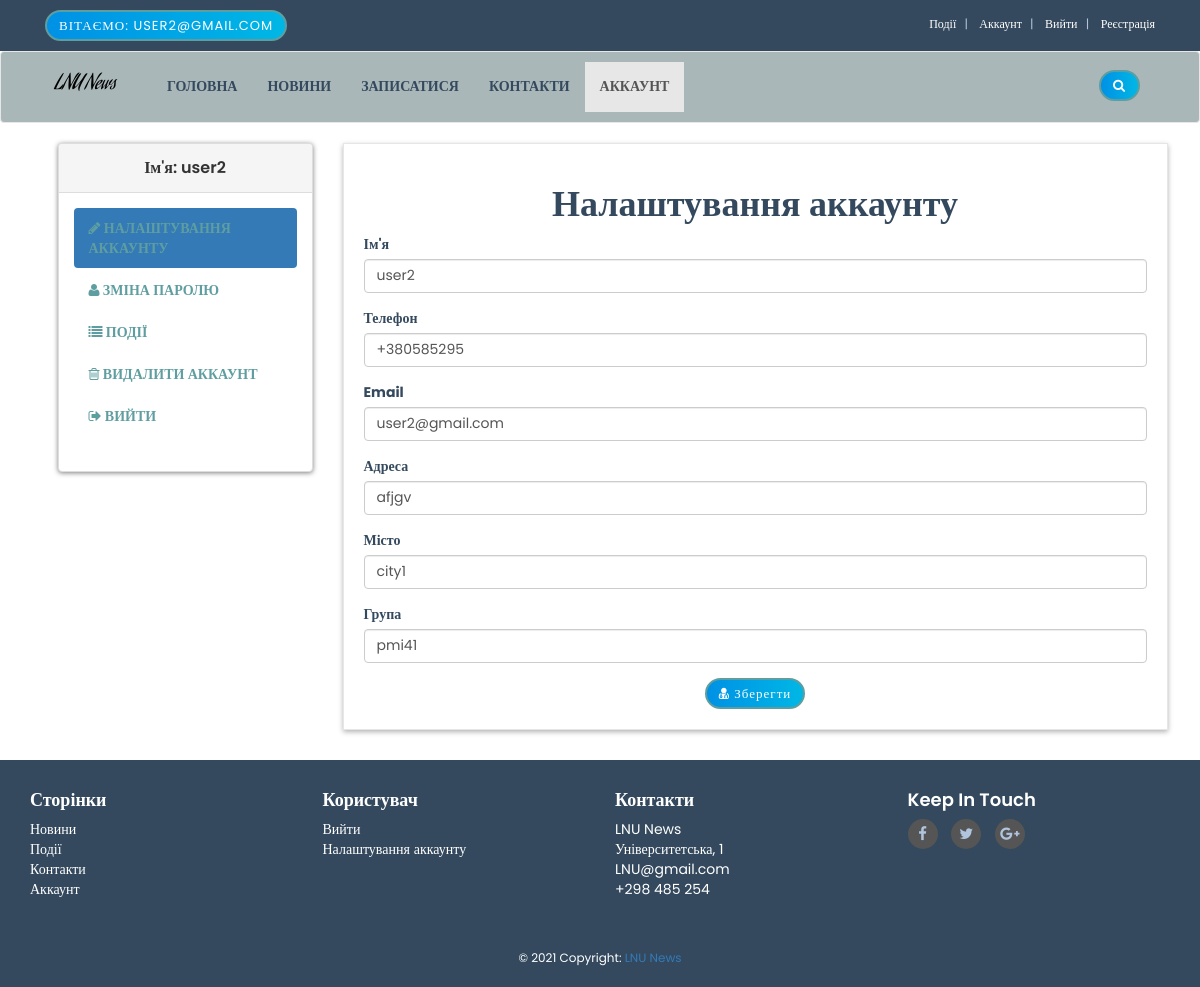
Screenshot of /customer/account.php?edit_acc (signed in) with the database file from the repository.
### tables this page shows
CREATE TABLE `customers` (
  `customer_id` int(10) NOT NULL,
  `customer_name` varchar(255) NOT NULL,
  `customer_phone` varchar(255) NOT NULL,
  `customer_email` varchar(255) NOT NULL,
  `customer_address` text NOT NULL,
  `customer_city` text NOT NULL,
  `customer_group` text NOT NULL,
  `customer_pass` varchar(255) NOT NULL,
  `customer_ip` varchar(100) NOT NULL
);

### customer/edit_acc.php (the view, shortened to what this page needs)
<?php
$customer_session = $_SESSION['customer_email'];
$get_customer = "select * from customers where customer_email='$customer_session'";
$run_customer = mysqli_query($con,$get_customer);
$row_customer = mysqli_fetch_array($run_customer);
$customer_name = $row_customer['customer_name'];
$customer_phone = $row_customer['customer_phone'];
$customer_email = $row_customer['customer_email'];
$customer_address = $row_customer['customer_address'];
$customer_city = $row_customer['customer_city'];
$customer_group = $row_customer['customer_group'];
?>
<h1 align="center">Налаштування аккаунту</h1>
<form action="" method="post" enctype="multipart/form-data">
    <div class="form-group">
       <label>Ім'я</label>
       <input type="text" class="form-control" name="c_name" value="<?php echo $customer_name; ?>" required>
    </div>
    <div class="form-group">
       <label>Телефон</label>
       <input type="text" class="form-control" name="c_phone" value="<?php echo $customer_phone; ?>" required>
    </div>
    <div class="form-group">
       <label>Email</label>
       <input type="text" class="form-control" name="c_email" value="<?php echo $customer_email; ?>" required>
    </div>
    <div class="form-group">
       <label>Адреса</label>
       <input type="text" class="form-control" name="c_address" value="<?php echo $customer_address; ?>" required>
    </div>
    <div class="form-group">
       <label>Місто</label>
       <input type="text" class="form-control" name="c_city" value="<?php echo $customer_city; ?>" required>
    </div>
    <div class="form-group">
       <label>Група</label>
       <input type="text" class="form-control" name="c_group" value="<?php echo $customer_group; ?>" required>
    </div>
    <div class="text-center">
       <button type="submit" name="update" class="btn btn-primary">
       <i class="fa fa-user-md"></i> Зберегти
       </button>
   </div>
</form>

### customer/sidebar1.php
<div class="panel panel-default sidebar-menu">
    <div class="panel-heading">
        <?php
        $customer_session = $_SESSION['customer_email'];
        $get_customer = "select * from customers where customer_email='$customer_session'";
        $run_customer = mysqli_query($con,$get_customer);
        $row_customer = mysqli_fetch_array($run_customer);
        $customer_name = $row_customer['customer_name'];
        if(!isset($_SESSION['customer_email'])){
        }else{
            echo "
                <h3 class='panel-title' align='center'>
                    Ім'я: $customer_name
                </h3>
            ";
        }
        ?>
    </div>
    <div class="panel-body">
        <ul class="nav-pills nav-stacked nav category-menu">
            <li class="<?php if(isset($_GET['edit_acc'])){ echo "active"; } ?>">
                <a href="account.php?edit_acc">
                    <i class="fa fa-pencil"></i> Налаштування аккаунту
                </a>
            </li>
            <li class="<?php if(isset($_GET['change_pass'])){ echo "active"; } ?>">
                <a href="account.php?change_pass">
                    <i class="fa fa-user"></i> Зміна паролю
                </a>
            </li>
            <li class="<?php if(isset($_GET['orders'])){ echo "active"; } ?>">
                <a href="account.php?orders">
                    <i class="fa fa-list"></i> Події
                </a>
            </li>
            <li class="<?php if(isset($_GET['delete_account'])){ echo "active"; } ?>">
                <a href="account.php?delete_account">
                    <i class="fa fa-trash-o"></i> Видалити аккаунт
                </a>
            </li>
            <li>
                <a href="logout.php">
                    <i class="fa fa-sign-out"></i> Вийти
                </a>
            </li>
        </ul>
    </div>
</div>

### customer/styles/style1.css (style rules this page uses)
body { font-size: 14px; line-height: 1.42857143; color: #34495E; background: #ffffff; overflow-x: hidden; }
.btn-primary { font-family: Raleway-SemiBold; font-size: 13px; color: #B0C4DE; letter-spacing: 1px; line-height: 15px; border: 2px solid #5F9EA0; border-radius: 40px; background: transparent; background-color: #fff !important; transition: all 0.3s ease 0s; }
#content .panel.sidebar-menu { box-sizing: border-box; box-shadow: 0px 1px 5px rgba(0, 0, 0, .5); }
#content .panel.sidebar-menu ul.nav.category-menu { margin-bottom: 20px; }
#content .panel.sidebar-menu ul.nav.category-menu li a { text-transform: uppercase; font-weight: 600; color: #5F9EA0; }
#content .panel.sidebar-menu h3 { padding: 5px 0px; margin: 0px; }
.form-group { color: #34495E; }

### styles/version/tech.css (style rules this page uses)
body { background-color: #ffffff; }
h1, h2, h3, h4, h5, body, .navbar-toggleable-md .navbar-nav .nav-link, .market-header, .btn, .dropdown-item, .form-control, p { font-family: 'Poppins', serif !important; }
h1, h2, h3, h4, h5 { font-weight: 600; }
.btn, .page-link:hover, .page-link:focus, .btn:hover, .btn:focus { color: #ffffff !important; background: rgba(0, 0, 0, 0) linear-gradient(to right, #0091e5 0px, #00b7e5 100%) repeat scroll 0 0 !important }

### rows the page displays
customers: customer_name "user2", c_name "user2", c_phone "+380585295", c_email "user2@gmail.com", c_address "afjgv", c_city "city1", c_group "pmi41"

### other values shown
$_SESSION['customer_email'] "USER2@GMAIL.COM"
